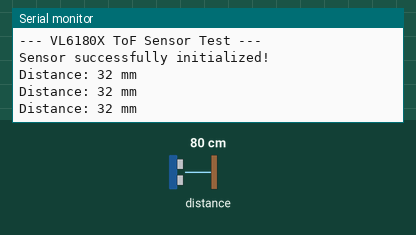
The sketch below on a simulated ESP32. On the bench: the last lines printed to the serial monitor. The test bench sets the inputs (shaded band); at power-on: distance to the obstacle 80 cm.

Above: at 1.3 s.
1.4 s: distance to the obstacle set to 2 cm
At 2.0 s:
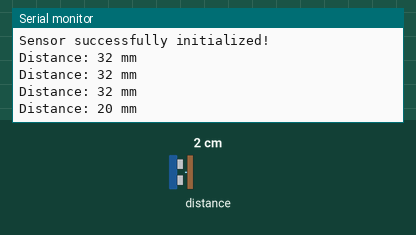
2.9 s: distance to the obstacle set to 4 cm
At 3.7 s:
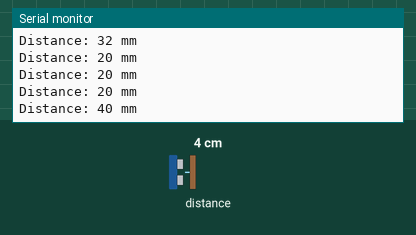
Timing chart, 0 to 5.9 s (numbered marks = the images above; inputs shaded):
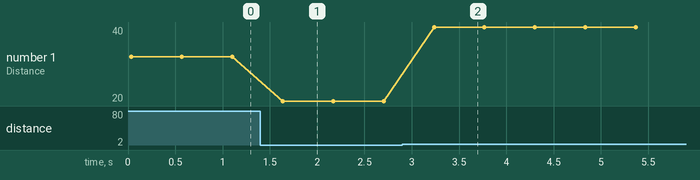

Measured:
- after the input at 1.4 s, the serial monitor: prints a new line after 0.24 s (image 1)
- after the input at 2.9 s, the serial monitor: prints a new line after 0.34 s (image 2)
- plotted number 1: 32 → 20 after the input at 1.4 s, 20 → 40 after the input at 2.9 s

The sketch:

lazer_old.ino
```cpp
/*
  VL6180X Time-of-Flight Sensor Unit Test (ESP32)
  Verifies I2C communication and measures precise distance in mm.
*/

#include <Wire.h>
#include "Adafruit_VL6180X.h"

Adafruit_VL6180X vl = Adafruit_VL6180X();

void setup() {
  Serial.begin(9600);
  Serial.println("--- VL6180X ToF Sensor Test ---");
  while (!Serial) {
    delay(1);
  }

  if (!vl.begin()) {
    Serial.println("Error: Failed to find sensor. Check wiring and pins!");
    while (1); // Freeze execution if sensor is not detected
  }

  Serial.println("Sensor successfully initialized!");
}

void loop() {
  uint8_t range = vl.readRange();
  uint8_t status = vl.readRangeStatus();

  if (status == VL6180X_ERROR_NONE) {
    Serial.print("Distance: ");
    Serial.print(range);
    Serial.println(" mm");
  } else {
    Serial.print("Measurement Error. Code: ");
    Serial.println(status);
  }

  delay(500);
}
```
